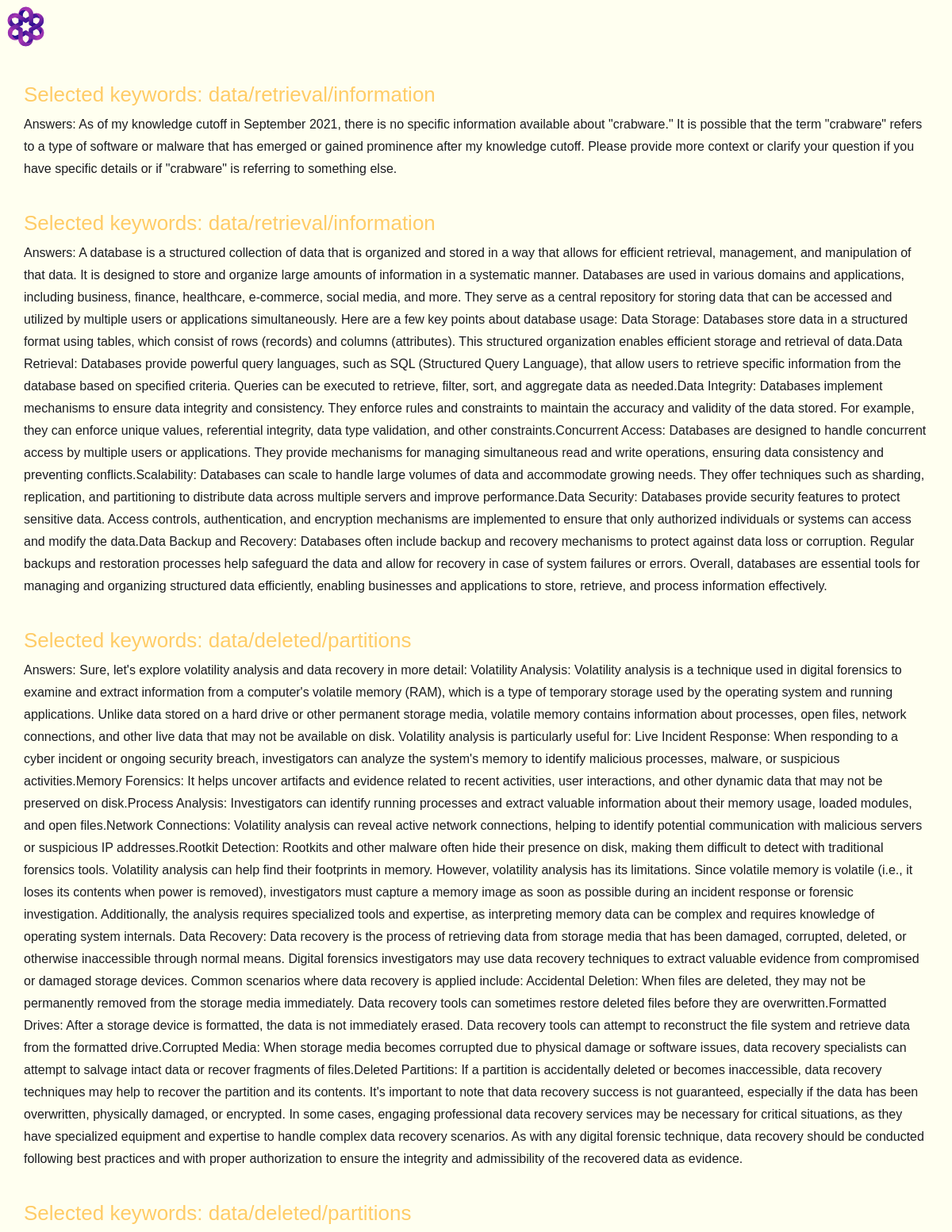
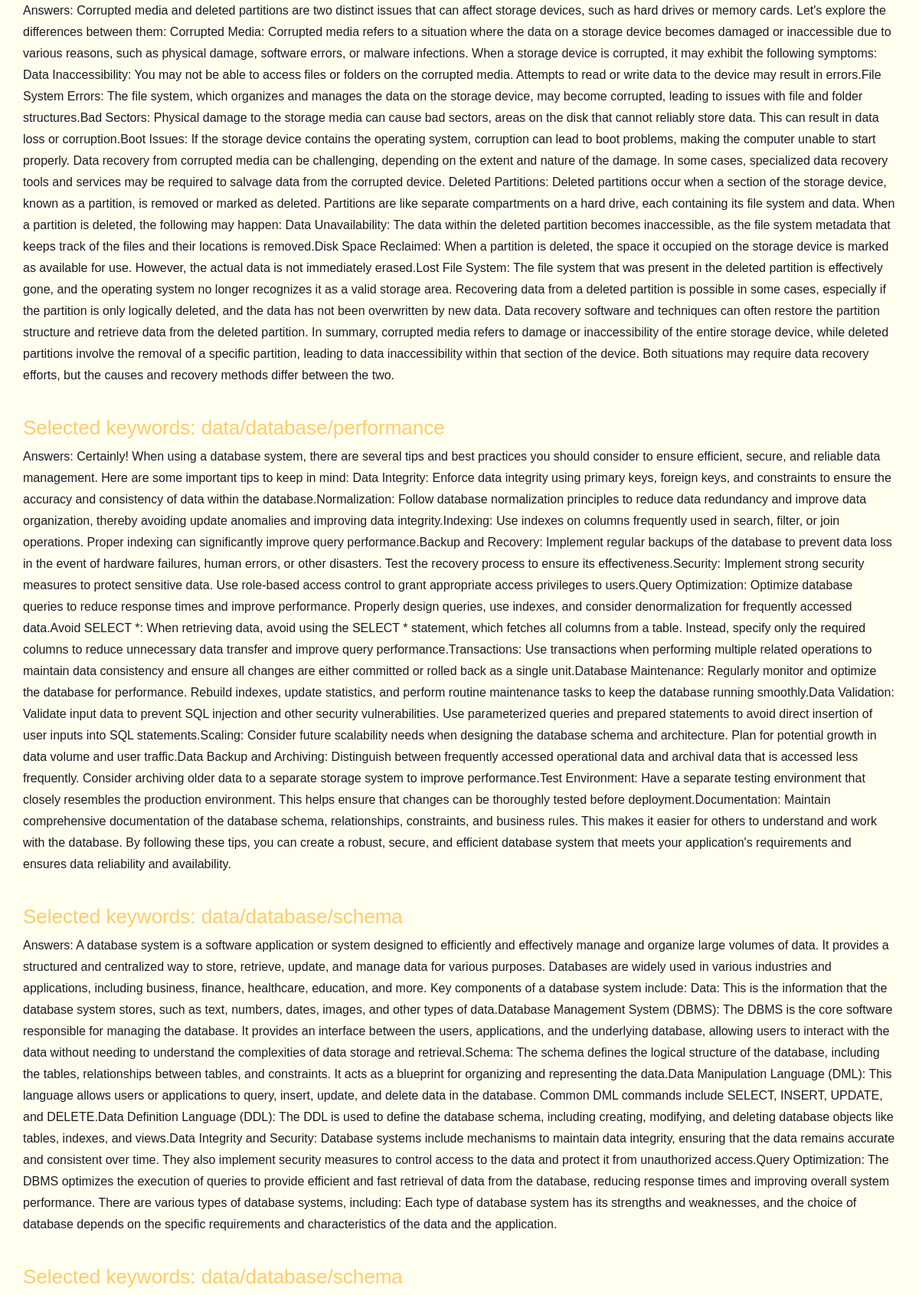
/category/1/ (signed in, upper part), run on the app's committed database (2 pictures, top to bottom).
### main/models.py (models this page shows)
class Content(models.Model):
    user_id=models.ForeignKey(User,on_delete=models.SET_NULL,null=True)
    answer=models.TextField()
    topics=models.TextField(default="",null=True)
    inserted_category=models.ForeignKey(UserCategory,on_delete=models.SET_NULL, null=True)

### main/views.py (the view)
# urls.py: path('category/<int:pk>/',views.category_detail,name="detail_page"),
def category_detail(request,pk):
    print("category_detail!!!",request.user.username) #잘 나옴
    print("pk",pk)
    uc=UserCategory.objects.get(id=pk,user_id__username=request.user.username)
    print('uc: ', uc.inserted_category)
    uc_name=uc.inserted_category
    category_id=pk
    print(uc_name,category_id)
    userContents=Content.objects.filter(inserted_category__inserted_category=uc_name,user_id__username=request.user.username)
    context={'contents':userContents,'category_id':category_id}
    return render(request,'main/detail.html',context=context)

### main/templates/main/detail.html (shortened to what this page needs)
{% load static %}
<!DOCTYPE html>
<html>
<head>
  <link href="{% static 'css/styles.css' %}" rel="stylesheet" type="text/css" />
</head>
<body>
  <div data-collapse="medium" data-animation="default" data-duration="400" data-easing="ease" data-easing2="ease"
    role="banner" class="navigation w-nav">
    <div class="navigation-items"><a href="/" class="logo-link w-nav-brand"><img src="{% static 'img/logo.png' %}"
          width="65" alt="" class="logo-image" /></a>
    </div>
  </div>
  <div class="section container detail-1">
    {%for content in contents%}
    <div class="detail-subheader">
      Selected keywords: {{content.topics}}
    </div>
    <div class="detail-p">
      Answers: {{content.answer}}
    </div>
    {%endfor%}
  </div>
</body>
</html>

### static/css/styles.css (style rules this page uses)
html { -ms-text-size-adjust: 100%; -webkit-text-size-adjust: 100%; font-family: sans-serif; }
a { background-color: rgba(0, 0, 0, 0); }
img { border: 0; }
* { box-sizing: border-box; }
html { height: 100%; }
body { min-height: 100%; color: #333; background-color: #fff; margin: 0; font-family: Arial, sans-serif; font-size: 14px; line-height: 20px; }
img { max-width: 100%; vertical-align: middle; display: inline-block; }
.w-nav { z-index: 1000; background: #fffff0; background: #fffff0; position: relative; }
.w-nav:before, .w-nav:after { content: " "; grid-area: 1 / 1 / 2 / 2; display: table; }
.w-nav:after { clear: both; }
.w-nav-brand { float: left; color: #333; text-decoration: none; position: relative; }
.detail-subheader { font-size: 26px; font-weight: 300; color: #ffcc66; margin: 40px 0 10px; }
body { color: #1a1b1f; background-color: #fffff0; font-family: Montserrat, sans-serif; font-size: 16px; font-weight: 400; line-height: 28px; }
a { color: #43464d; text-decoration: underline; transition: opacity .2s; display: block; }
img { display: block; }
.section { margin-left: 30px; margin-right: 30px; }
.container { width: 100%; max-width: 1140px; margin-left: auto; margin-right: auto; padding-bottom: 40px; }

### data on the page
Content: topics "data/retrieval/information", answer "As of my knowledge cutoff in September 2021, there is no specific information available about \"crabware.\" It is possible that the term \"crabware\" refers to a type of software or malware that has emerged or gained prominence after my knowledge cutoff. Please provide more context or clarify your question if you have specific details or if \"crabware\" is referring to something else."
Content: topics "data/retrieval/information", answer "A database is a structured collection of data that is organized and stored in a way that allows for efficient retrieval, management, and manipulation of that data. It is designed to store and organize large amounts of information in a systematic manner. Databases are used in various domains and applications, including business, finance, healthcare, e-commerce, social media, and more. They serve as a central repository for storing data that can be accessed and utilized by multiple users or applications simultaneously. Here are a few key points about database usage: Data Storage: Databases store data in a structured format using tables, which consist of rows (records) and columns…"
Content: topics "data/deleted/partitions", answer "Sure, let's explore volatility analysis and data recovery in more detail: Volatility Analysis: Volatility analysis is a technique used in digital forensics to examine and extract information from a computer's volatile memory (RAM), which is a type of temporary storage used by the operating system and running applications. Unlike data stored on a hard drive or other permanent storage media, volatile memory contains information about processes, open files, network connections, and other live data that may not be available on disk. Volatility analysis is particularly useful for: Live Incident Response: When responding to a cyber incident or ongoing security breach, investigators can analyze…"
Content: topics "data/deleted/partitions", answer "Corrupted media and deleted partitions are two distinct issues that can affect storage devices, such as hard drives or memory cards. Let's explore the differences between them: Corrupted Media: Corrupted media refers to a situation where the data on a storage device becomes damaged or inaccessible due to various reasons, such as physical damage, software errors, or malware infections. When a storage device is corrupted, it may exhibit the following symptoms: Data Inaccessibility: You may not be able to access files or folders on the corrupted media. Attempts to read or write data to the device may result in errors.File System Errors: The file system, which organizes and manages the data on…"
Content: topics "data/database/performance", answer "Certainly! When using a database system, there are several tips and best practices you should consider to ensure efficient, secure, and reliable data management. Here are some important tips to keep in mind: Data Integrity: Enforce data integrity using primary keys, foreign keys, and constraints to ensure the accuracy and consistency of data within the database.Normalization: Follow database normalization principles to reduce data redundancy and improve data organization, thereby avoiding update anomalies and improving data integrity.Indexing: Use indexes on columns frequently used in search, filter, or join operations. Proper indexing can significantly improve query performance.Backup and…"
Content: topics "data/database/schema", answer "A database system is a software application or system designed to efficiently and effectively manage and organize large volumes of data. It provides a structured and centralized way to store, retrieve, update, and manage data for various purposes. Databases are widely used in various industries and applications, including business, finance, healthcare, education, and more. Key components of a database system include: Data: This is the information that the database system stores, such as text, numbers, dates, images, and other types of data.Database Management System (DBMS): The DBMS is the core software responsible for managing the database. It provides an interface between the users,…"
Content: topics "data/database/schema"
